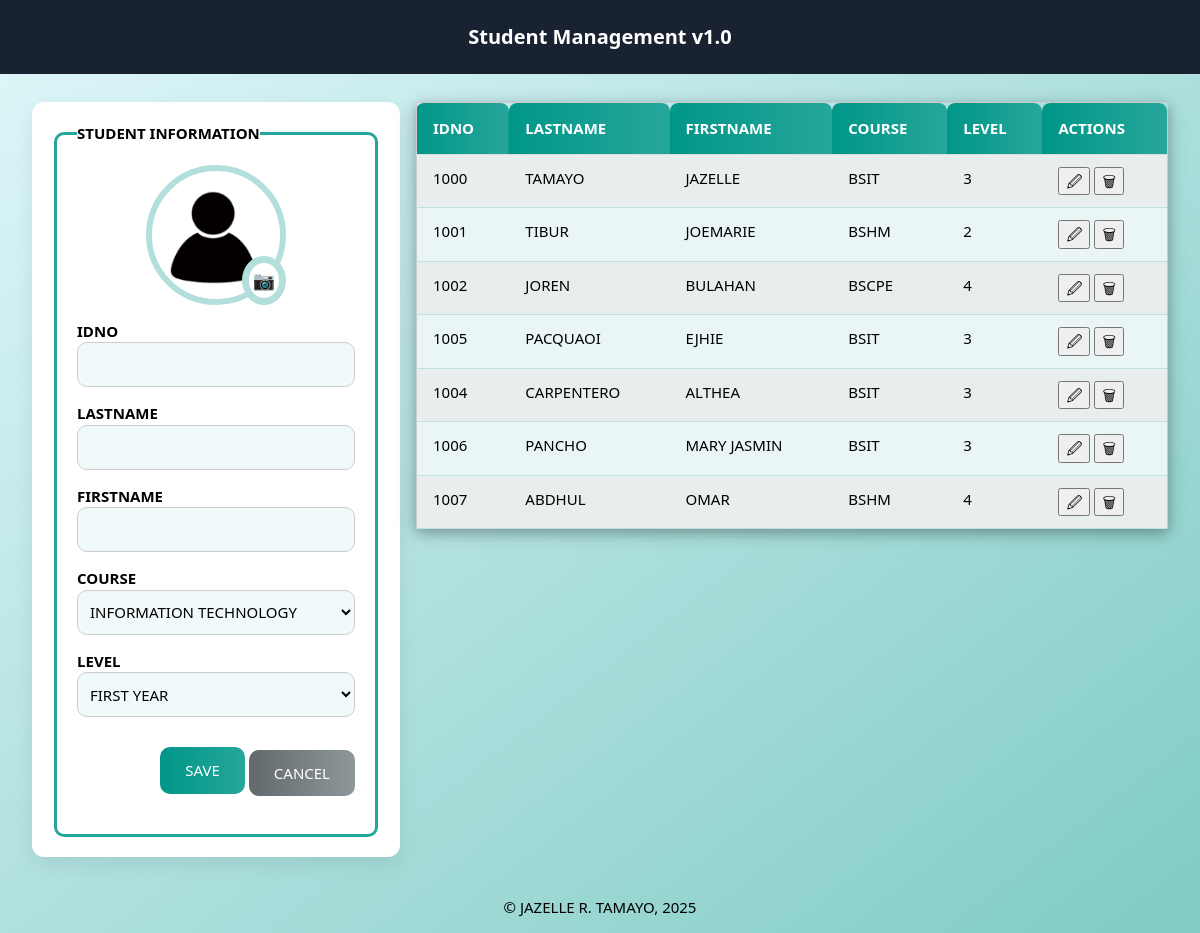
Before: / with the older database file.
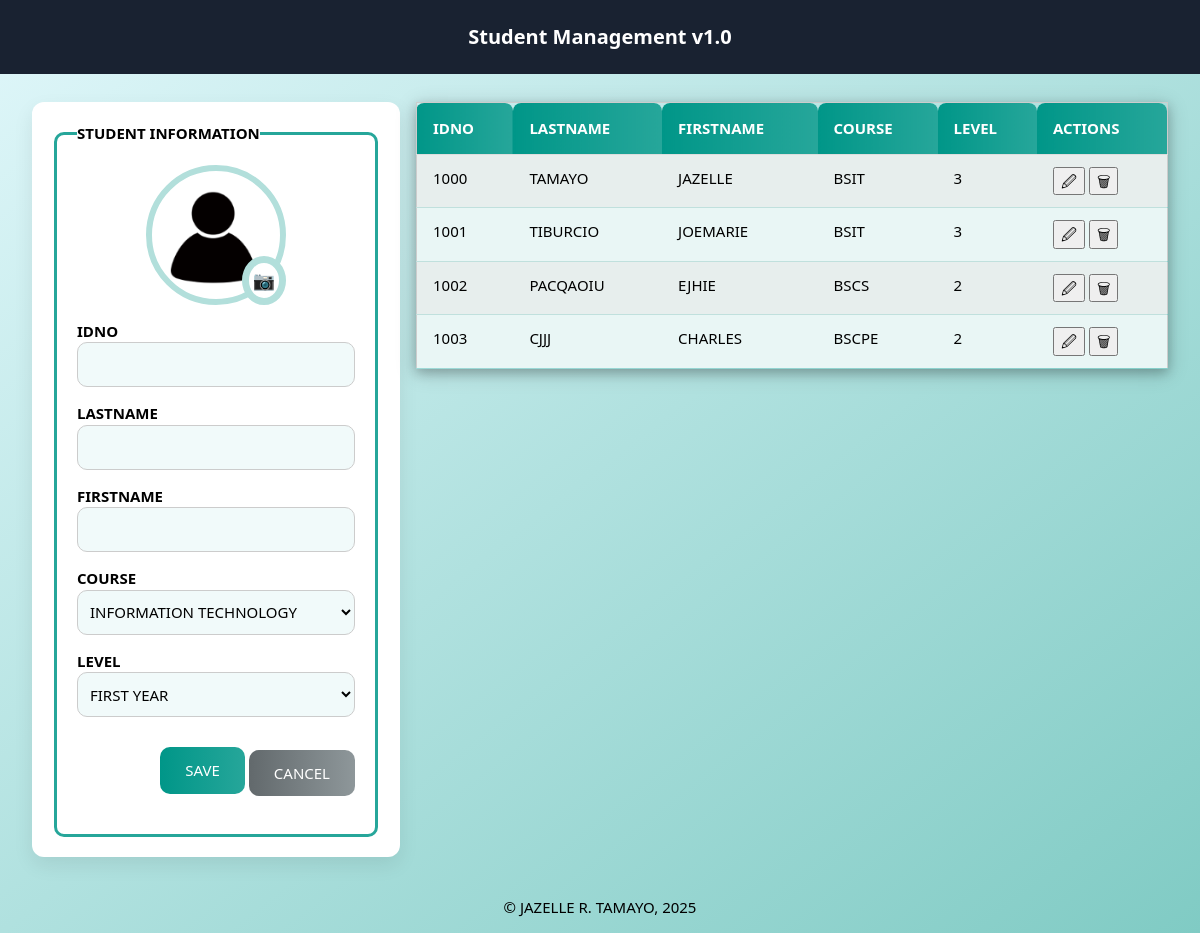
After: the same page with the newer database file.
### tables this page shows
CREATE TABLE students(
id integer primary key autoincrement,
idno varchar(10) unique,
lastname varchar(25),
firstname varchar(25),
course varchar(10),
level varchar(5), image varchar(25));

### app.py (the view)
@app.route("/")
def index():
    students = getall("students")
    return render_template("index.html", studentlist=students)

### db/dbhelper.py (called while the page is built)
def _get_conn():
    conn = connect(database)
    conn.row_factory = Row
    return conn

def getprocess(sql: str, vals: List[Any]) -> List[Row]:
    conn = _get_conn()
    cursor = None
    try:
        cursor = conn.cursor()
        cursor.execute(sql, vals)
        data = cursor.fetchall()
        return data
    finally:
        if cursor:
            try:
                cursor.close()
            except Exception:
                pass
        if conn:
            try:
                conn.close()
            except Exception:
                pass

def getall(table: str) -> List[Row]:
    sql: str = f"SELECT * FROM `{table}`"
    return getprocess(sql, [])

### templates/index.html (shortened to what this page needs)
{% extends "base.html" %}
{% block content %}
<div class="w3-row-padding">
    <div class="w3-third w3-margin-bottom">
        <div class="w3-card-4 w3-container s3-padding form-card">
            <fieldset>
                <legend><b>STUDENT INFORMATION</b></legend>
                <form enctype="multipart/form-data" method="post" action="/add">
<center>
    <div class="avatar-container">
        <img id="avatarPreview"
            data-default="{{ url_for('static', filename='images/account.png') }}"
            src="{{ url_for('static', filename='images/account.png') }}"
            alt="avatar">
        <span class="avatar-icon">&#128247;</span>
    </div>
</center>
                    <p>
                        <label><b>IDNO</b></label>
                        <input type="number" name="idno" id="idno" class="w3-input w3-border">
                    </p>
                    <p>
                        <label><b>LASTNAME</b></label>
                        <input type="text" name="lastname" id="lastname" class="w3-input w3-border">
                    </p>
                    <p>
                        <label><b>FIRSTNAME</b></label>
                        <input type="text" name="firstname" id="firstname" class="w3-input w3-border">
                    </p>
                    <p>
                        <label><b>COURSE</b></label>
                        <select name="course" id="course" class="w3-input w3-border">
                            <option value="bsit">INFORMATION TECHNOLOGY</option>
                        </select>
                    </p>
                    <p>
                        <label><b>LEVEL</b></label>
                        <select name="level" id="level" class="w3-input w3-border">
                            <option value="1">FIRST YEAR</option>
                        </select>
                    </p>
                    <p class="w3-right">
                        <input type="submit" value="SAVE" class="w3-button w3-blue">
                        <input type="reset" value="CANCEL" class="w3-button w3-green">
                    </p>
                </form>
            </fieldset>
        </div>
    </div>
    <div class="w3-twothird w3-container">
        <table class="w3-table-all w3-card-4">
            <tr>
                <th>IDNO</th>
                <th class="w3-hide-small w3-hide-medium">LASTNAME</th>
                <th class="w3-hide-small w3-hide-medium">FIRSTNAME</th>
                <th class="w3-hide-small w3-hide-medium">COURSE</th>
                <th class="w3-hide-small w3-hide-medium">LEVEL</th>
                <th>ACTIONS</th>
            </tr>
            {% for student in studentlist %}
            <tr
                data-idno="{{ student['idno'] }}"
                data-lastname="{{ student['lastname'] }}"
                data-firstname="{{ student['firstname'] }}"
                data-course="{{ student['course'] }}"
                data-level="{{ student['level'] }}"
                data-image="{{ student['image'] if student['image'] else '' }}"
            >
                <td>{{ student['idno'] }}</td>
                <td class="w3-hide-small w3-hide-medium">{{ student['lastname'].upper() }}</td>
                <td class="w3-hide-small w3-hide-medium">{{ student['firstname'].upper() }}</td>
                <td class="w3-hide-small w3-hide-medium">{{ student['course'].upper() }}</td>
                <td class="w3-hide-small w3-hide-medium">{{ student['level'] }}</td>
                <td>
                    <button type="button" class="edit-btn">&#128393;</button>
                    <button type="button" class="delete-btn">&#128465;</button>
                </td>
            </tr>
            {% endfor %}
        </table>
    </div>
</div>
{% endblock %}

### templates/base.html (shortened to what this page needs)
<!DOCTYPE html>
<html lang="en">
    <head>
        <link rel="stylesheet" href="{{ url_for('static', filename='css/w3.css') }}">
        <link rel="stylesheet" href="{{ url_for('static', filename='css/style.css') }}">
    </head>
    <body>
        <div class="w3-bar w3-container" style="position:sticky;top:0;background-color: #192231;color:white;padding: 12px 20px;  z-index: 1000;">
            <center><h4><b>Student Management v1.0</h4></b><center>
        </div>
        <div class ="w3-container w3-padding">
            {% block content %}
            {% endblock %}
        </div>
        <p style="text-align: center;">
            &copy; JAZELLE R. TAMAYO, 2025
        </p>
    </body>
</html>

### static/css/w3.css (style rules this page uses)
*,*:before,*:after { box-sizing:inherit }
html { -ms-text-size-adjust:100%;-webkit-text-size-adjust:100% }
body { margin:0 }
b,strong { font-weight:bolder }
img { border-style:none }
button,input,select,textarea,optgroup { font:inherit;margin:0 }
button,input { overflow:visible }
button,select { text-transform:none }
button,[type=button],[type=reset],[type=submit] { -webkit-appearance:button }
fieldset { border:1px solid #c0c0c0;margin:0 2px;padding:.35em .625em .75em }
legend { color:inherit;display:table;max-width:100%;padding:0;white-space:normal }
html,body { font-family:Verdana,sans-serif;font-size:15px;line-height:1.5 }
html { overflow-x:hidden }
h4 { font-size:20px }
h1,h2,h3,h4,h5,h6 { font-family:"Segoe UI",Arial,sans-serif;font-weight:400;margin:10px 0 }
img { vertical-align:middle }
.w3-table,.w3-table-all { border-collapse:collapse;border-spacing:0;width:100%;display:table }
.w3-table-all { border:1px solid #ccc }
.w3-bordered tr,.w3-table-all tr { border-bottom:1px solid #ddd }
.w3-table-all tr:nth-child(odd) { background-color:#fff }
.w3-table-all tr:nth-child(even) { background-color:#f1f1f1 }
.w3-table td,.w3-table th,.w3-table-all td,.w3-table-all th { padding:8px 8px;display:table-cell;text-align:left;vertical-align:top }
.w3-table th:first-child,.w3-table td:first-child,.w3-table-all th:first-child,.w3-table-all td:first-child { padding-left:16px }
.w3-btn,.w3-button { border:none;display:inline-block;padding:8px 16px;vertical-align:middle;overflow:hidden;text-decoration:none;color:inherit;background-color:inherit;text-align:center;cursor:pointer;white-space:nowrap }
.w3-btn,.w3-button { -webkit-touch-callout:none;-webkit-user-select:none;-khtml-user-select:none;-moz-user-select:none;-ms-user-select:none;user-select:none }
.w3-input { padding:8px;display:block;border:none;border-bottom:1px solid #ccc;width:100% }
.w3-bar { width:100%;overflow:hidden }
.w3-container:after,.w3-container:before,.w3-panel:after,.w3-panel:before,.w3-row:after,.w3-row:before,.w3-row-padding:after,.w3-row-padding:before, .w3-cell-row:before,.w3-cell-row:after,.w3-clear:after,.w3-clear:before,.w3-bar:before,.w3-bar:after { content:"";display:table;clear:both }
.w3-col,.w3-half,.w3-third,.w3-twothird,.w3-threequarter,.w3-quarter { float:left;width:100% }
@media (min-width:601px) { .w3-col.m4,.w3-third { width:33.33333% } }
@media (min-width:601px) { .w3-col.m8,.w3-twothird { width:66.66666% } }
.w3-row-padding,.w3-row-padding>.w3-half,.w3-row-padding>.w3-third,.w3-row-padding>.w3-twothird,.w3-row-padding>.w3-threequarter,.w3-row-padding>.w3-quarter,.w3-row-padding>.w3-col { padding:0 8px }
.w3-container,.w3-panel { padding:0.01em 16px }
.w3-card-4,.w3-hover-shadow:hover { box-shadow:0 4px 10px 0 rgba(0,0,0,0.2),0 4px 20px 0 rgba(0,0,0,0.19) }
.w3-border { border:1px solid #ccc!important }
.w3-margin-bottom { margin-bottom:16px!important }
.w3-padding { padding:8px 16px!important }
.w3-right { float:right!important }
.w3-blue,.w3-hover-blue:hover { color:#fff!important;background-color:#2196F3!important }
.w3-green,.w3-hover-green:hover { color:#fff!important;background-color:#4CAF50!important }

Changed rows visible on the page:
removed students: idno "1005", lastname "PACQUAOI", firstname "EJHIE", course "BSIT", level "3"
removed students: idno "1004", lastname "CARPENTERO", firstname "ALTHEA", course "BSIT", level "3"
removed students: idno "1006", lastname "PANCHO", firstname "MARY JASMIN", course "BSIT", level "3"
removed students: idno "1007", lastname "ABDHUL", firstname "OMAR", course "BSHM", level "4"
changed students "JOEMARIE": lastname "TIBUR" → "TIBURCIO"; course "BSHM" → "BSIT"; level "2" → "3"
changed students: lastname "JOREN" → "PACQAOIU"; firstname "BULAHAN" → "EJHIE"; course "BSCPE" → "BSCS"; level "4" → "2"
added students: idno "1003", lastname "CJJJ", firstname "CHARLES", course "BSCPE", level "2"
